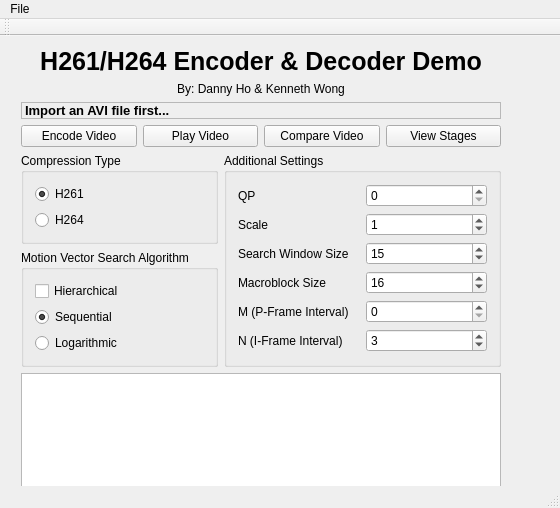
<?xml version="1.0" encoding="UTF-8"?>
<ui version="4.0">
 <class>MainWindow</class>
 <widget class="QMainWindow" name="MainWindow">
  <property name="geometry">
   <rect>
    <x>0</x>
    <y>0</y>
    <width>560</width>
    <height>508</height>
   </rect>
  </property>
  <property name="windowTitle">
   <string>CMPT365: Final Project</string>
  </property>
  <widget class="QWidget" name="centralWidget">
   <widget class="QWidget" name="">
    <property name="geometry">
     <rect>
      <x>10</x>
      <y>0</y>
      <width>502</width>
      <height>606</height>
     </rect>
    </property>
    <layout class="QFormLayout" name="formLayout">
     <item row="0" column="0" colspan="2">
      <layout class="QVBoxLayout" name="verticalLayout_4">
       <item>
        <layout class="QVBoxLayout" name="verticalLayout_6">
         <item>
          <widget class="QLabel" name="title">
           <property name="font">
            <font>
             <pointsize>19</pointsize>
             <weight>75</weight>
             <bold>true</bold>
            </font>
           </property>
           <property name="text">
            <string>H261/H264 Encoder &amp; Decoder Demo</string>
           </property>
           <property name="alignment">
            <set>Qt::AlignCenter</set>
           </property>
          </widget>
         </item>
         <item>
          <widget class="QLabel" name="label">
           <property name="text">
            <string>By: Danny Ho &amp; Kenneth Wong</string>
           </property>
           <property name="alignment">
            <set>Qt::AlignCenter</set>
           </property>
          </widget>
         </item>
        </layout>
       </item>
       <item>
        <layout class="QVBoxLayout" name="verticalLayout_2">
         <item>
          <widget class="QLabel" name="pathLabel">
           <property name="font">
            <font>
             <pointsize>10</pointsize>
             <weight>75</weight>
             <italic>false</italic>
             <bold>true</bold>
            </font>
           </property>
           <property name="frameShape">
            <enum>QFrame::StyledPanel</enum>
           </property>
           <property name="text">
            <string>Import an AVI file first...</string>
           </property>
          </widget>
         </item>
         <item>
          <layout class="QHBoxLayout" name="horizontalLayout_3">
           <item>
            <widget class="QPushButton" name="encodeButton">
             <property name="text">
              <string>Encode Video</string>
             </property>
            </widget>
           </item>
           <item>
            <widget class="QPushButton" name="playButton">
             <property name="font">
              <font>
               <strikeout>false</strikeout>
               <kerning>true</kerning>
              </font>
             </property>
             <property name="text">
              <string>Play Video</string>
             </property>
             <property name="checkable">
              <bool>false</bool>
             </property>
             <property name="autoDefault">
              <bool>false</bool>
             </property>
             <property name="flat">
              <bool>false</bool>
             </property>
            </widget>
           </item>
           <item>
            <widget class="QPushButton" name="compareButton">
             <property name="text">
              <string>Compare Video</string>
             </property>
            </widget>
           </item>
           <item>
            <widget class="QPushButton" name="processButton">
             <property name="text">
              <string>View Stages</string>
             </property>
            </widget>
           </item>
          </layout>
         </item>
        </layout>
       </item>
      </layout>
     </item>
     <item row="1" column="0">
      <layout class="QGridLayout" name="gridLayout_4">
       <item row="1" column="0">
        <widget class="QGroupBox" name="groupBox_2">
         <property name="title">
          <string>Motion Vector Search Algorithm</string>
         </property>
         <layout class="QGridLayout" name="gridLayout_2">
          <item row="1" column="0">
           <widget class="QRadioButton" name="sequentialRadioBox">
            <property name="text">
             <string>Sequential</string>
            </property>
            <property name="checked">
             <bool>true</bool>
            </property>
           </widget>
          </item>
          <item row="2" column="0">
           <widget class="QRadioButton" name="logarithmicRadioBox">
            <property name="text">
             <string>Logarithmic</string>
            </property>
           </widget>
          </item>
          <item row="0" column="0">
           <widget class="QCheckBox" name="hierarchicalCheckBox">
            <property name="text">
             <string>Hierarchical</string>
            </property>
           </widget>
          </item>
         </layout>
        </widget>
       </item>
       <item row="0" column="0">
        <widget class="QGroupBox" name="groupBox">
         <property name="title">
          <string>Compression Type</string>
         </property>
         <layout class="QGridLayout" name="gridLayout">
          <item row="0" column="0">
           <widget class="QRadioButton" name="h261RadioBox">
            <property name="text">
             <string>H261</string>
            </property>
            <property name="checked">
             <bool>true</bool>
            </property>
           </widget>
          </item>
          <item row="1" column="0">
           <widget class="QRadioButton" name="h264RadioBox">
            <property name="text">
             <string>H264</string>
            </property>
           </widget>
          </item>
         </layout>
        </widget>
       </item>
      </layout>
     </item>
     <item row="1" column="1">
      <widget class="QGroupBox" name="groupBox_4">
       <property name="title">
        <string>Additional Settings</string>
       </property>
       <layout class="QGridLayout" name="gridLayout_3">
        <item row="0" column="0">
         <layout class="QHBoxLayout" name="horizontalLayout_2">
          <item>
           <layout class="QVBoxLayout" name="verticalLayout_3">
            <item>
             <widget class="QLabel" name="label_7">
              <property name="text">
               <string>QP</string>
              </property>
             </widget>
            </item>
            <item>
             <widget class="QLabel" name="label_3">
              <property name="text">
               <string>Scale</string>
              </property>
             </widget>
            </item>
            <item>
             <widget class="QLabel" name="label_2">
              <property name="text">
               <string>Search Window Size</string>
              </property>
             </widget>
            </item>
            <item>
             <widget class="QLabel" name="label_6">
              <property name="text">
               <string>Macroblock Size</string>
              </property>
             </widget>
            </item>
            <item>
             <widget class="QLabel" name="label_4">
              <property name="text">
               <string>M (P-Frame Interval)</string>
              </property>
             </widget>
            </item>
            <item>
             <widget class="QLabel" name="label_5">
              <property name="text">
               <string>N (I-Frame Interval)</string>
              </property>
             </widget>
            </item>
           </layout>
          </item>
          <item>
           <layout class="QVBoxLayout" name="verticalLayout">
            <item>
             <widget class="QSpinBox" name="qpSpinBox">
              <property name="maximum">
               <number>51</number>
              </property>
             </widget>
            </item>
            <item>
             <widget class="QSpinBox" name="qualitySpinBox">
              <property name="maximum">
               <number>31</number>
              </property>
              <property name="value">
               <number>1</number>
              </property>
             </widget>
            </item>
            <item>
             <widget class="QSpinBox" name="swSpinBox">
              <property name="value">
               <number>15</number>
              </property>
             </widget>
            </item>
            <item>
             <widget class="QSpinBox" name="mbSpinBox">
              <property name="value">
               <number>16</number>
              </property>
             </widget>
            </item>
            <item>
             <widget class="QSpinBox" name="mSpinBox">
              <property name="value">
               <number>0</number>
              </property>
             </widget>
            </item>
            <item>
             <widget class="QSpinBox" name="nSpinBox">
              <property name="value">
               <number>3</number>
              </property>
             </widget>
            </item>
           </layout>
          </item>
         </layout>
        </item>
       </layout>
      </widget>
     </item>
     <item row="2" column="0" colspan="2">
      <widget class="QPlainTextEdit" name="console">
       <property name="readOnly">
        <bool>true</bool>
       </property>
      </widget>
     </item>
     <item row="3" column="1">
      <widget class="QLabel" name="label_8">
       <property name="text">
        <string>Support: dth4@sfu.ca</string>
       </property>
      </widget>
     </item>
    </layout>
   </widget>
   <zorder>groupBox_4</zorder>
   <zorder>layoutWidget</zorder>
   <zorder>console</zorder>
   <zorder>layoutWidget</zorder>
   <zorder>label_8</zorder>
  </widget>
  <widget class="QToolBar" name="mainToolBar">
   <attribute name="toolBarArea">
    <enum>TopToolBarArea</enum>
   </attribute>
   <attribute name="toolBarBreak">
    <bool>false</bool>
   </attribute>
  </widget>
  <widget class="QStatusBar" name="statusBar"/>
  <widget class="QMenuBar" name="menuBar">
   <property name="geometry">
    <rect>
     <x>0</x>
     <y>0</y>
     <width>560</width>
     <height>22</height>
    </rect>
   </property>
   <widget class="QMenu" name="menuFile">
    <property name="title">
     <string>File</string>
    </property>
    <addaction name="actionImport"/>
    <addaction name="actionSave"/>
    <addaction name="actionReset_2"/>
    <addaction name="actionQuit"/>
   </widget>
   <addaction name="menuFile"/>
  </widget>
  <action name="actionQuit">
   <property name="text">
    <string>Close</string>
   </property>
  </action>
  <action name="actionImport">
   <property name="text">
    <string>Import...</string>
   </property>
  </action>
  <action name="actionSave">
   <property name="text">
    <string>Save...</string>
   </property>
  </action>
  <action name="actionReset">
   <property name="text">
    <string>Reset</string>
   </property>
  </action>
  <action name="actionReset_2">
   <property name="text">
    <string>Reset</string>
   </property>
  </action>
 </widget>
 <layoutdefault spacing="6" margin="11"/>
 <resources/>
 <connections>
  <connection>
   <sender>actionQuit</sender>
   <signal>triggered()</signal>
   <receiver>MainWindow</receiver>
   <slot>close()</slot>
   <hints>
    <hint type="sourcelabel">
     <x>-1</x>
     <y>-1</y>
    </hint>
    <hint type="destinationlabel">
     <x>328</x>
     <y>234</y>
    </hint>
   </hints>
  </connection>
 </connections>
</ui>
